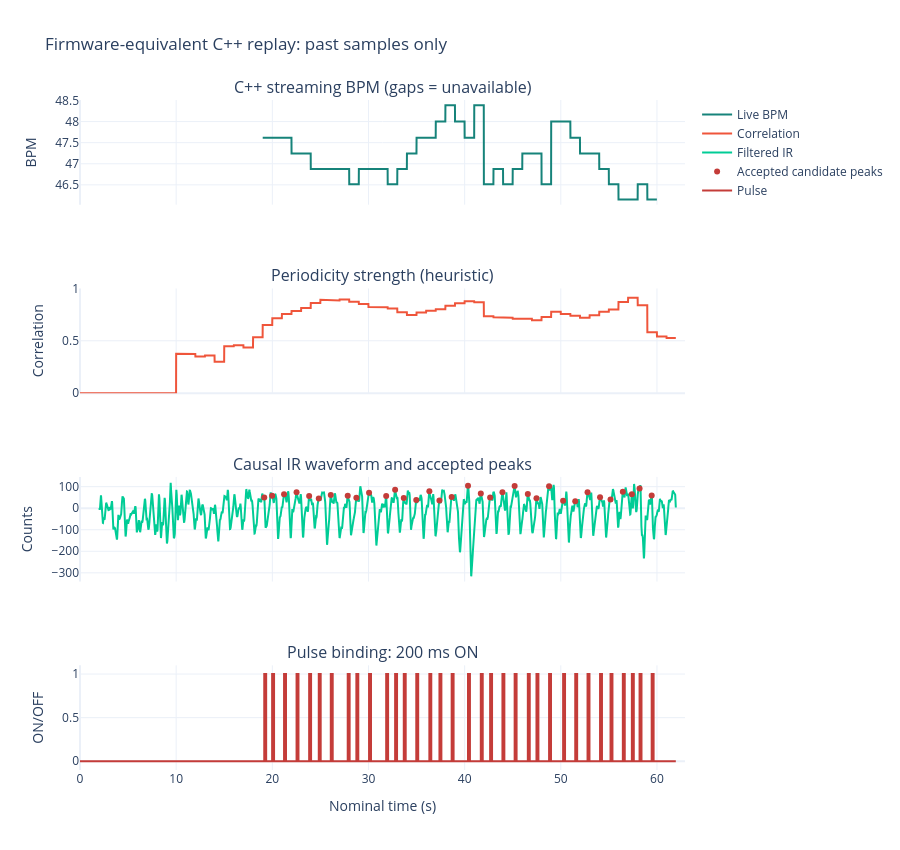

The notebook cell saved with this chart:
### Markdown cell above
## Interpretation

Compare raw and filtered traces, both channels, and both rate methods. A dominant harmonic or extra peaks can produce doubled rates. Small modulation can still contain useful periodicity; a spectrum alone does not validate each detected beat. Ten-second spectral windows have coarse frequency resolution, about 6 BPM between bins. Shortening windows further reduces precision.

Treat a watch reading as an approximate, nonsynchronized reference, not a target to tune thresholds against. Save placement, motion and reference-time notes alongside your recordings. These outputs do not establish clinical accuracy, SpO2, AFib or validated heart-rate variability.

### Code cell
from replay import replay_capture
import importlib
import replay as replay_module
importlib.reload(replay_module)

REPLAY_SPEED = 0  # 0 = accelerated; 1 = real-time pacing
live = replay_module.replay_capture(capture, speed=REPLAY_SPEED)
display(live.iloc[::max(1, round(capture.sample_rate_hz))][
    ['time_s', 'state', 'candidate_bpm', 'bpm', 'correlation', 'rms_counts']])

fig = make_subplots(rows=4, cols=1, shared_xaxes=True,
                    subplot_titles=['C++ streaming BPM (gaps = unavailable)',
                                    'Periodicity strength (heuristic)',
                                    'Causal IR waveform and accepted peaks',
                                    'Pulse binding: 200 ms ON'])
fig.add_trace(go.Scatter(x=live.time_s, y=live.bpm, name='Live BPM',
                         connectgaps=False, line={'color': '#16837a'}), row=1, col=1)
fig.add_trace(go.Scatter(x=live.time_s, y=live.correlation, name='Correlation'), row=2, col=1)
fig.add_trace(go.Scatter(x=live.time_s, y=live.waveform, name='Filtered IR'), row=3, col=1)
detected = live.loc[(live.beat_count.diff() > 0) & (live.pulse == 1)]
fig.add_trace(go.Scatter(x=detected.time_s, y=detected.waveform, mode='markers',
                         name='Accepted candidate peaks', marker={'color': '#c43c39'}), row=3, col=1)
fig.add_trace(go.Scatter(x=live.time_s, y=live.pulse, name='Pulse',
                         line={'shape': 'hv', 'color': '#c43c39'}), row=4, col=1)
if REFERENCE_BPM is not None:
    fig.add_hline(y=REFERENCE_BPM, line_dash='dot', row=1, col=1)
fig.update_yaxes(title_text='BPM', row=1, col=1)
fig.update_yaxes(title_text='Correlation', range=[0, 1], row=2, col=1)
fig.update_yaxes(title_text='Counts', row=3, col=1)
fig.update_yaxes(title_text='ON/OFF', range=[-0.1, 1.1], row=4, col=1)
fig.update_xaxes(title_text='Nominal time (s)', row=4, col=1)
fig.update_layout(height=850, title='Firmware-equivalent C++ replay: past samples only')
fig.show()
print('Quality and detections are experimental; the sparkline retains only coarse time buckets.')

### Figure 1 — Plotly figure (JSON) as saved in the notebook; plotly's stock layout.template omitted (floating-point values rounded to 4 significant figures; data arrays with more than 128 entries replaced by an {"elided": "..."} marker saying what was removed)
{"data": [{"connectgaps": false, "line": {"color": "#16837a"}, "name": "Live BPM", "type": "scatter", "x": {"elided": "6197 float values"}, "xaxis": "x", "y": {"elided": "6197 float values"}, "yaxis": "y"}, {"name": "Correlation", "type": "scatter", "x": {"elided": "6197 float values"}, "xaxis": "x2", "y": {"elided": "6197 float values"}, "yaxis": "y2"}, {"name": "Filtered IR", "type": "scatter", "x": {"elided": "6197 float values"}, "xaxis": "x3", "y": {"elided": "6197 float values"}, "yaxis": "y3"}, {"marker": {"color": "#c43c39"}, "mode": "markers", "name": "Accepted candidate peaks", "type": "scatter", "x": [19.16, 19.98, 21.22, 22.52, 23.83, 24.83, 26.08, 27.84, 28.74, 30.06, 31.84, 32.77, 33.67, 34.97, 36.33, 37.38, 38.65, 40.35, 41.68, 42.65, 43.93, 45.2, 46.57, 47.47, 48.78, 50.24, 51.5, 52.78, 54.08, 55.17, 56.45, 57.39, 58.19, 59.45], "xaxis": "x3", "y": [50.01, 58.36, 65.13, 73.94, 57.21, 45.31, 61.66, 57.26, 48.5, 71.69, 56.51, 85.88, 46.96, 37.98, 78.79, 36.16, 51.92, 103.7, 67.82, 49.61, 74.62, 102.5, 66.39, 45.94, 101.4, 35.11, 32.06, 74.0, 51.35, 40.69, 75.94, 65.09, 91.68, 59.18], "yaxis": "y3"}, {"line": {"color": "#c43c39", "shape": "hv"}, "name": "Pulse", "type": "scatter", "x": {"elided": "6197 float values"}, "xaxis": "x4", "y": {"elided": "6197 int values"}, "yaxis": "y4"}], "layout": {"annotations": [{"font": {"size": 16}, "showarrow": false, "text": "C++ streaming BPM (gaps = unavailable)", "x": 0.5, "xanchor": "center", "xref": "paper", "y": 1, "yanchor": "bottom", "yref": "paper"}, {"font": {"size": 16}, "showarrow": false, "text": "Periodicity strength (heuristic)", "x": 0.5, "xanchor": "center", "xref": "paper", "y": 0.7188, "yanchor": "bottom", "yref": "paper"}, {"font": {"size": 16}, "showarrow": false, "text": "Causal IR waveform and accepted peaks", "x": 0.5, "xanchor": "center", "xref": "paper", "y": 0.4375, "yanchor": "bottom", "yref": "paper"}, {"font": {"size": 16}, "showarrow": false, "text": "Pulse binding: 200 ms ON", "x": 0.5, "xanchor": "center", "xref": "paper", "y": 0.1562, "yanchor": "bottom", "yref": "paper"}], "height": 850, "title": {"text": "Firmware-equivalent C++ replay: past samples only"}, "xaxis": {"anchor": "y", "domain": [0, 1], "matches": "x4", "showticklabels": false}, "xaxis2": {"anchor": "y2", "domain": [0, 1], "matches": "x4", "showticklabels": false}, "xaxis3": {"anchor": "y3", "domain": [0, 1], "matches": "x4", "showticklabels": false}, "xaxis4": {"anchor": "y4", "domain": [0, 1], "title": {"text": "Nominal time (s)"}}, "yaxis": {"anchor": "x", "domain": [0.8438, 1], "title": {"text": "BPM"}}, "yaxis2": {"anchor": "x2", "domain": [0.5625, 0.7188], "range": [0, 1], "title": {"text": "Correlation"}}, "yaxis3": {"anchor": "x3", "domain": [0.2812, 0.4375], "title": {"text": "Counts"}}, "yaxis4": {"anchor": "x4", "domain": [0, 0.1562], "range": [-0.1, 1.1], "title": {"text": "ON/OFF"}}}}
